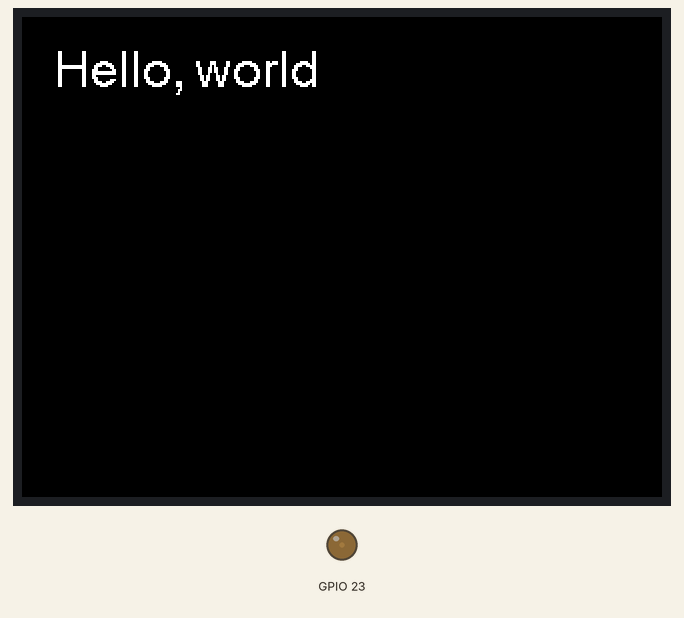
This program was run on a simulated ESP32. Parts: 320×240 colour display, output pins drawn as LEDs (lit = HIGH).

Above: at 0.3 s.
At 7.3 s:
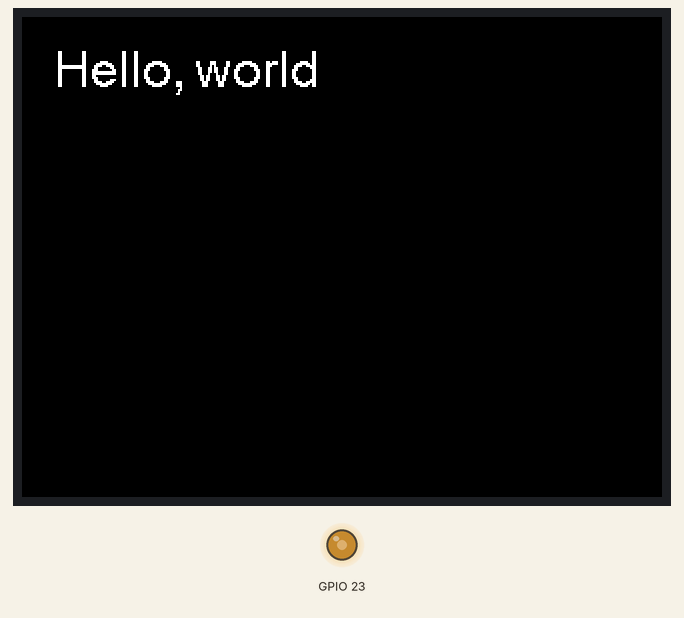
At 11.3 s:
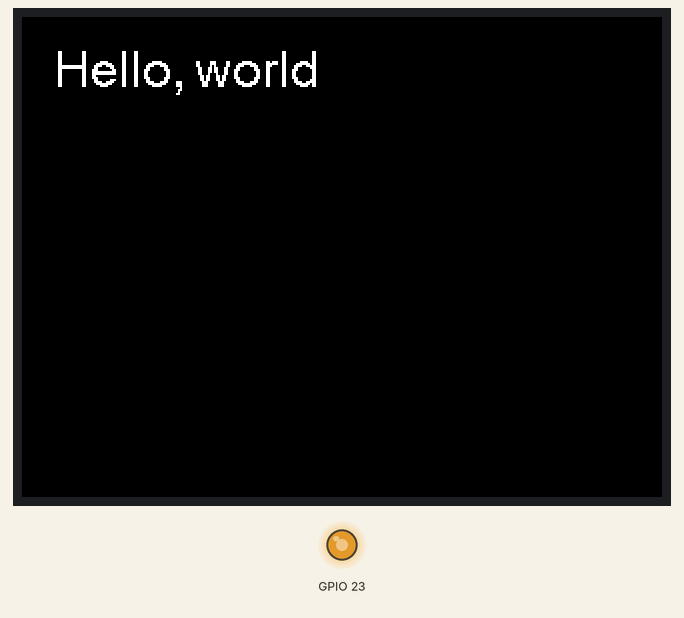
At 14.3 s:
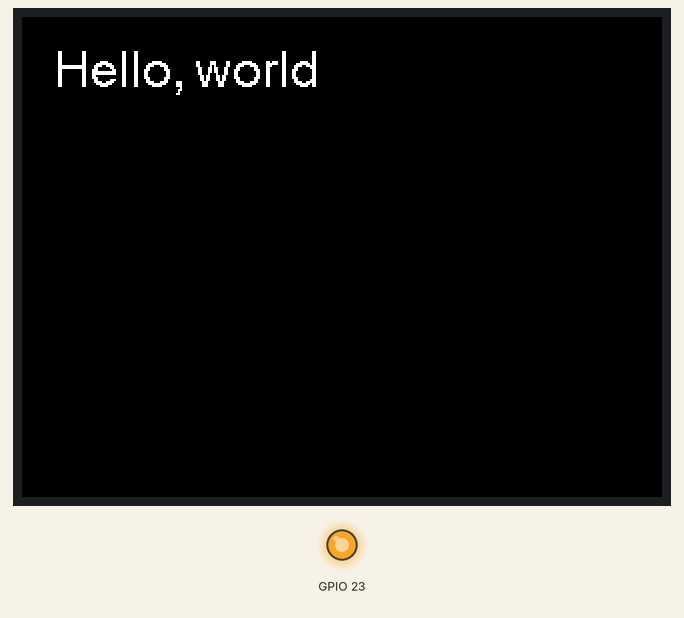
Timing chart, 0 to 40.0 s (numbered marks = the images above):
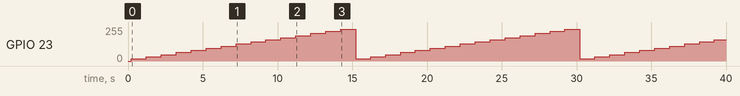

Measured:
- by itself, GPIO 23: repeats every 15.0 s: 32/255 1.0 s, 48/255 1.0 s, 64/255 1.0 s, 80/255 1.0 s, 96/255 1.0 s, 112/255 1.0 s, 128/255 1.0 s, 143/255 1.0 s, 159/255 1.0 s, 175/255 1.0 s, 191/255 1.0 s, 207/255 1.0 s, 223/255 1.0 s, 239/255 1.0 s, 16/255 1.0 s

The program:

main.cpp
```cpp
// (licence header left out)
/*
** A simple program to demonstrate varying the backlight brightness on a WT32-SC01 board.
** Uses the ESP32 built in LED Control to set the brightness using PWM. See
** https://espressif-docs.readthedocs-hosted.com/projects/arduino-esp32/en/latest/api/ledc.html
** for more about ESP32 LED Control.
*/

#include <Arduino.h>
#include <TFT_eSPI.h>

static const uint8_t backlightChannel = 1;
static uint32_t currentBrightness = 16;

static TFT_eSPI tft = TFT_eSPI();

/*
** Set the PWM duty cycle for the backlight.
*/

static void setBrightness(uint32_t brightness) {
    ledcWrite(backlightChannel, brightness);
}

void setup() {
    Serial.begin(115200);

    /*
    ** Initialise the WT32's TFT display.
    */

    tft.init();
    tft.setRotation(1);
    tft.setSwapBytes(true);
    tft.setTextColor(TFT_WHITE);
    tft.fillScreen(TFT_BLACK);
    tft.drawString("Hello, world", 16, 16, 4);

    /*
    ** Attach LED Control channel to pin 23.
    */

    ledcSetup(backlightChannel, 100, 8);
    ledcAttachPin(23, backlightChannel);
}

/*
** Slowly increase the brightness up the maximum, then start again from a low setting.
*/

void loop() {
    setBrightness(currentBrightness);
    currentBrightness += 16;

    if (currentBrightness > 255) {
        currentBrightness = 16;
    }

    delay(1000);
}
```
